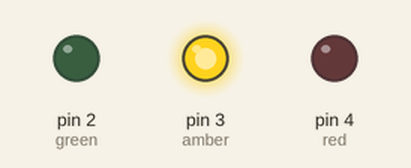
Bench run of a sketch on a simulated Arduino Uno, built with avr-gcc and run on an emulated ATmega328P. On the bench: output pins drawn as LEDs (lit = HIGH).

Above: at 0.5 s.
At 6.5 s:
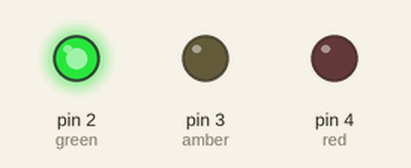
At 12.5 s:
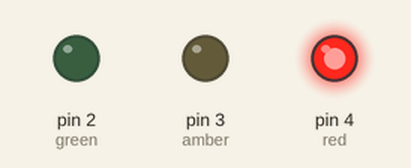
At 23.5 s:
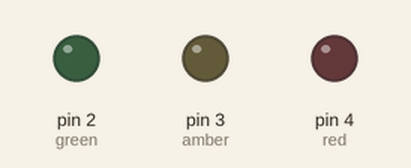
Timing chart, 0 to 26.0 s (numbered marks = the images above):
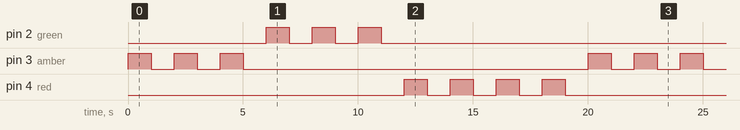

Measured:
- by itself, pin 2 (green), pin 3 (amber): repeats every 20.0 s: 2 × (LOW 1.0 s, HIGH 1.0 s), LOW 15.0 s, HIGH 1.0 s
- by itself, pin 4 (red): repeats every 20.0 s: 3 × (LOW 1.0 s, HIGH 1.0 s), LOW 13.0 s, HIGH 1.0 s
- by itself, everything shown: repeats every 20.0 s, in 20 steps

The sketch:

assignment1.ino
```cpp
int red=4;
int green=2;
int amber=3;


void setup(){
//  pinMode(red,OUTPUT);
//  pinMode(green,OUTPUT);
//  pinMode(amber,OUTPUT);
  SETUP();
}
void loop(){
 /* for(int j=1;j<=4;j++)
  {digitalWrite(red,HIGH);
   delay(1000);
   digitalWrite(red,LOW);
   delay(1000);
  }

   for(int k=1;k<=3;k++)
   {digitalWrite(green,HIGH);
   delay(1000);
   digitalWrite(green,LOW);
   delay(1000);
}
  int b=1;
  while(b<=3)
  {digitalWrite  (amber,HIGH);
    delay(1000);
    digitalWrite(amber,LOW);
    delay(1000);
    b++;

  }
 */
 AMBER();
 GREEN();
 RED();

}
```

AMBER.ino
```cpp
  void  AMBER(){
  int b=1;
  while(b<=3)
  {digitalWrite(amber,HIGH);
    delay(1000);
    digitalWrite(amber,LOW);
    delay(1000);
    b++;
  }
  }
```

GREEN.ino
```cpp
void GREEN(){

   for(int k=1;k<=3;k++)
   {digitalWrite(green,HIGH);
   delay(1000);
   digitalWrite(green,LOW);
   delay(1000);
   }
}
```

RED.ino
```cpp
 void RED(){

 for(int j=1;j<=4;j++)
  {digitalWrite(red,HIGH);
   delay(1000);
   digitalWrite(red,LOW);
   delay(1000);
  }
 }
```

SETUP.ino
```cpp
void SETUP(){

 pinMode(red,OUTPUT);
  pinMode(green,OUTPUT);
  pinMode(amber,OUTPUT);
}
```
